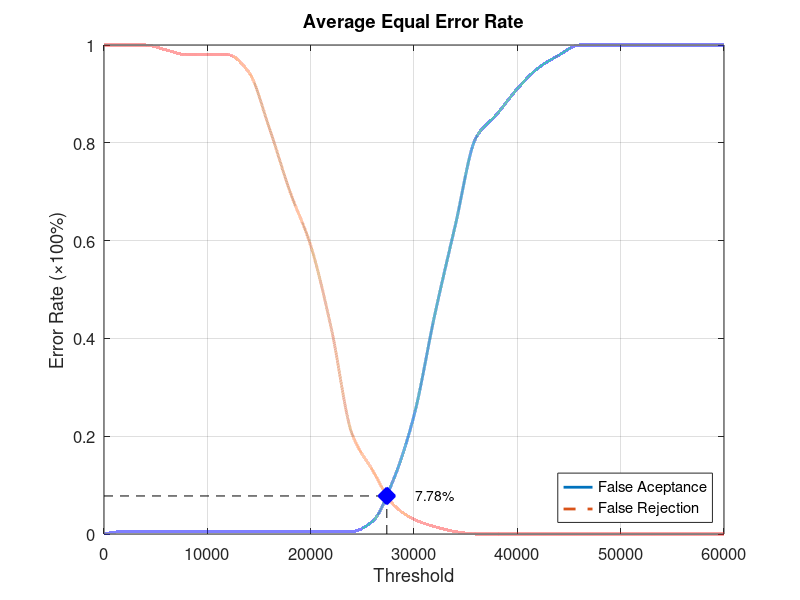
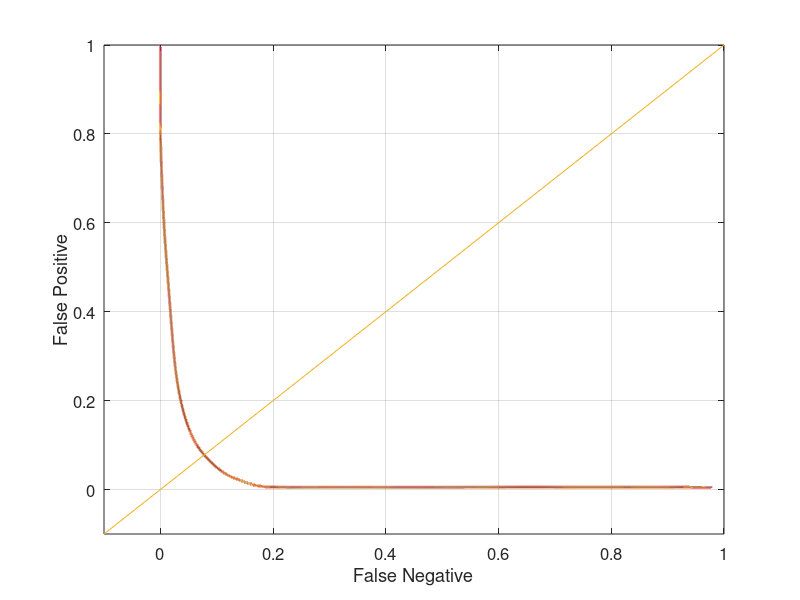

These figures' MATLAB source, in order:
function yEER = Database5_3
close all;
clear;
clc;
x = 0:2000:60000;
xq = 0:0.5:60000;

y0 = [0 0.00526316 0.00526316 0.00526316 0.00526316 0.00526316 0.00526316 0.00526316 0.00526316 0.00526316 0.00526316 0.00526316 0.00526316 0.0263158 0.110526 0.242105 0.447368 0.631579 0.810526 0.857895 0.910526 0.952632 0.978947 1 1 1 1 1 1 1 1];
yy0 = interp1(x, y0, xq, 'pchip');
y1 = [1 1 1 0.99 0.98 0.98 0.98 0.945 0.83 0.7 0.59 0.42 0.205 0.13 0.06 0.03 0.015 0.005 0 0 0 0 0 0 0 0 0 0 0 0 0];
yy1 = interp1(x, y1, xq, 'pchip');

% Calculating EER: 
y2 = abs(y0 - y1);
find(y2 == min(y2))
yy2 = abs(yy0 - yy1);
xEER = find(yy2 == min(yy2));
xEERIndex = xq(xEER) % X-axis EER
yEER = yy0(xEER) % Y-axis EER

main = figure
plot(xq, yy0,'-','LineWidth', 2);	hold on
plot(xq, yy1,'--','LineWidth', 2);	hold on
plot([xEERIndex xEERIndex], [0 yEER], 'k--');	hold on
plot([0 xEERIndex], [yEER yEER], 'k--');	hold on
plot(xEERIndex, yEER, 'bx', 'LineWidth', 10);	hold on
text(xEERIndex + 10 * xEERIndex / 100, yEER, [num2str(round((10000 * yEER)) / 100) '%'])
legend('False Aceptance', 'False Rejection', 'Location', 'SouthEast')
xlabel('Threshold')
ylabel('Error Rate (\times100%)')
title('Average Equal Error Rate')
set(gca, 'FontSize', 12)
axis([0 60000 0 1])
grid on

print(main, 'Database5_3Main', '-dpng');
FNRxFPR = figure('Color', [1 1 1]);
plot(yy1, yy0, '-', yy1, yy0, 'LineWidth', 2);
hold on
y = -0.1:0.1:1
plot(y, y); 
set(gca, 'FontSize', 12)
xlabel('False Negative')
ylabel('False Positive')
axis([-0.1 1 -0.1 1])
set(gca, 'FontSize', 12)
grid on

print(FNRxFPR, 'Database5_3FNRxFPR','-dpng');
end
